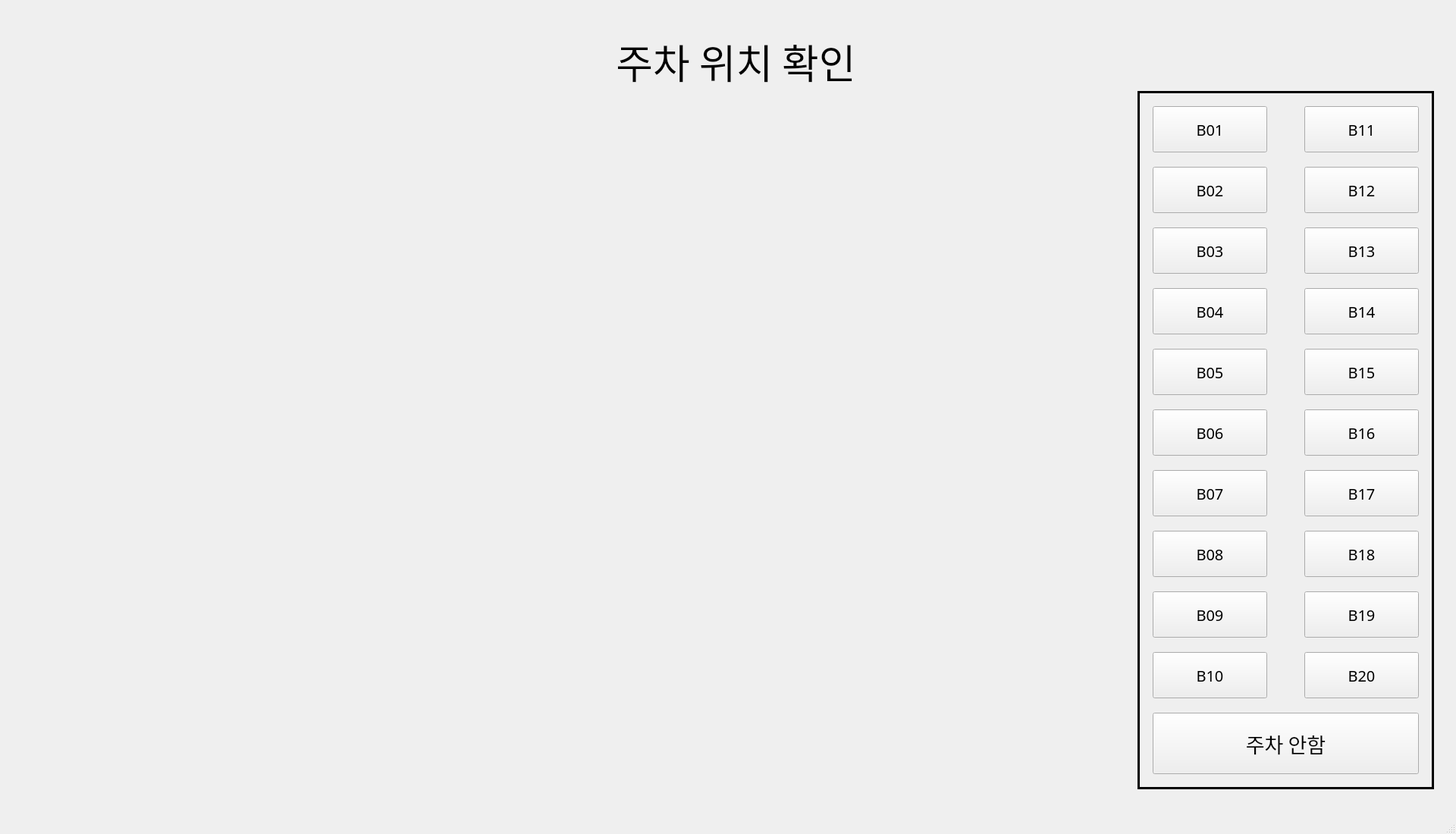
<?xml version="1.0" encoding="UTF-8"?>
<ui version="4.0">
 <class>MainWindow</class>
 <widget class="QMainWindow" name="MainWindow">
  <property name="geometry">
   <rect>
    <x>0</x>
    <y>0</y>
    <width>1920</width>
    <height>1100</height>
   </rect>
  </property>
  <property name="windowTitle">
   <string>MainWindow</string>
  </property>
  <widget class="QWidget" name="centralwidget">
   <widget class="QLabel" name="label_4">
    <property name="geometry">
     <rect>
      <x>30</x>
      <y>170</y>
      <width>1451</width>
      <height>871</height>
     </rect>
    </property>
    <property name="frameShape">
     <enum>QFrame::NoFrame</enum>
    </property>
    <property name="text">
     <string/>
    </property>
    <property name="pixmap">
     <pixmap>../image/mapB1.png</pixmap>
    </property>
    <property name="scaledContents">
     <bool>true</bool>
    </property>
    <property name="alignment">
     <set>Qt::AlignCenter</set>
    </property>
   </widget>
   <widget class="QLabel" name="label">
    <property name="geometry">
     <rect>
      <x>450</x>
      <y>20</y>
      <width>1041</width>
      <height>121</height>
     </rect>
    </property>
    <property name="font">
     <font>
      <family>Gmarket Sans TTF</family>
      <pointsize>40</pointsize>
     </font>
    </property>
    <property name="styleSheet">
     <string notr="true">background-color: transparent;</string>
    </property>
    <property name="text">
     <string>주차 위치 확인</string>
    </property>
    <property name="alignment">
     <set>Qt::AlignCenter</set>
    </property>
   </widget>
   <widget class="QLabel" name="label_2">
    <property name="geometry">
     <rect>
      <x>10</x>
      <y>10</y>
      <width>361</width>
      <height>131</height>
     </rect>
    </property>
    <property name="frameShape">
     <enum>QFrame::NoFrame</enum>
    </property>
    <property name="text">
     <string/>
    </property>
    <property name="pixmap">
     <pixmap>../image/logo2.png</pixmap>
    </property>
    <property name="alignment">
     <set>Qt::AlignCenter</set>
    </property>
   </widget>
   <widget class="QLabel" name="label_3">
    <property name="geometry">
     <rect>
      <x>1500</x>
      <y>120</y>
      <width>391</width>
      <height>921</height>
     </rect>
    </property>
    <property name="frameShape">
     <enum>QFrame::Panel</enum>
    </property>
    <property name="lineWidth">
     <number>3</number>
    </property>
    <property name="text">
     <string/>
    </property>
   </widget>
   <widget class="QPushButton" name="pushButton_18">
    <property name="geometry">
     <rect>
      <x>1720</x>
      <y>700</y>
      <width>151</width>
      <height>61</height>
     </rect>
    </property>
    <property name="font">
     <font>
      <family>Gmarket Sans TTF</family>
      <pointsize>15</pointsize>
      <weight>50</weight>
      <bold>false</bold>
     </font>
    </property>
    <property name="text">
     <string>B18</string>
    </property>
   </widget>
   <widget class="QPushButton" name="pushButton_7">
    <property name="geometry">
     <rect>
      <x>1520</x>
      <y>620</y>
      <width>151</width>
      <height>61</height>
     </rect>
    </property>
    <property name="font">
     <font>
      <family>Gmarket Sans TTF</family>
      <pointsize>15</pointsize>
      <weight>50</weight>
      <bold>false</bold>
     </font>
    </property>
    <property name="text">
     <string>B07</string>
    </property>
   </widget>
   <widget class="QPushButton" name="pushButton_17">
    <property name="geometry">
     <rect>
      <x>1720</x>
      <y>620</y>
      <width>151</width>
      <height>61</height>
     </rect>
    </property>
    <property name="font">
     <font>
      <family>Gmarket Sans TTF</family>
      <pointsize>15</pointsize>
      <weight>50</weight>
      <bold>false</bold>
     </font>
    </property>
    <property name="text">
     <string>B17</string>
    </property>
   </widget>
   <widget class="QPushButton" name="pushButton_13">
    <property name="geometry">
     <rect>
      <x>1720</x>
      <y>300</y>
      <width>151</width>
      <height>61</height>
     </rect>
    </property>
    <property name="font">
     <font>
      <family>Gmarket Sans TTF</family>
      <pointsize>15</pointsize>
      <weight>50</weight>
      <bold>false</bold>
     </font>
    </property>
    <property name="text">
     <string>B13</string>
    </property>
   </widget>
   <widget class="QPushButton" name="pushButton_9">
    <property name="geometry">
     <rect>
      <x>1520</x>
      <y>780</y>
      <width>151</width>
      <height>61</height>
     </rect>
    </property>
    <property name="font">
     <font>
      <family>Gmarket Sans TTF</family>
      <pointsize>15</pointsize>
      <weight>50</weight>
      <bold>false</bold>
     </font>
    </property>
    <property name="text">
     <string>B09</string>
    </property>
   </widget>
   <widget class="QPushButton" name="pushButton_2">
    <property name="geometry">
     <rect>
      <x>1520</x>
      <y>220</y>
      <width>151</width>
      <height>61</height>
     </rect>
    </property>
    <property name="font">
     <font>
      <family>Gmarket Sans TTF</family>
      <pointsize>15</pointsize>
      <weight>50</weight>
      <bold>false</bold>
     </font>
    </property>
    <property name="text">
     <string>B02</string>
    </property>
   </widget>
   <widget class="QPushButton" name="pushButton_10">
    <property name="geometry">
     <rect>
      <x>1520</x>
      <y>860</y>
      <width>151</width>
      <height>61</height>
     </rect>
    </property>
    <property name="font">
     <font>
      <family>Gmarket Sans TTF</family>
      <pointsize>15</pointsize>
      <weight>50</weight>
      <bold>false</bold>
     </font>
    </property>
    <property name="text">
     <string>B10</string>
    </property>
   </widget>
   <widget class="QPushButton" name="pushButton">
    <property name="geometry">
     <rect>
      <x>1520</x>
      <y>140</y>
      <width>151</width>
      <height>61</height>
     </rect>
    </property>
    <property name="font">
     <font>
      <family>Gmarket Sans TTF</family>
      <pointsize>15</pointsize>
      <weight>50</weight>
      <bold>false</bold>
     </font>
    </property>
    <property name="text">
     <string>B01</string>
    </property>
   </widget>
   <widget class="QPushButton" name="pushButton_3">
    <property name="geometry">
     <rect>
      <x>1520</x>
      <y>300</y>
      <width>151</width>
      <height>61</height>
     </rect>
    </property>
    <property name="font">
     <font>
      <family>Gmarket Sans TTF</family>
      <pointsize>15</pointsize>
      <weight>50</weight>
      <bold>false</bold>
     </font>
    </property>
    <property name="text">
     <string>B03</string>
    </property>
   </widget>
   <widget class="QPushButton" name="pushButton_11">
    <property name="geometry">
     <rect>
      <x>1720</x>
      <y>140</y>
      <width>151</width>
      <height>61</height>
     </rect>
    </property>
    <property name="font">
     <font>
      <family>Gmarket Sans TTF</family>
      <pointsize>15</pointsize>
      <weight>50</weight>
      <bold>false</bold>
     </font>
    </property>
    <property name="text">
     <string>B11</string>
    </property>
   </widget>
   <widget class="QPushButton" name="pushButton_14">
    <property name="geometry">
     <rect>
      <x>1720</x>
      <y>380</y>
      <width>151</width>
      <height>61</height>
     </rect>
    </property>
    <property name="font">
     <font>
      <family>Gmarket Sans TTF</family>
      <pointsize>15</pointsize>
      <weight>50</weight>
      <bold>false</bold>
     </font>
    </property>
    <property name="text">
     <string>B14</string>
    </property>
   </widget>
   <widget class="QPushButton" name="pushButton_8">
    <property name="geometry">
     <rect>
      <x>1520</x>
      <y>700</y>
      <width>151</width>
      <height>61</height>
     </rect>
    </property>
    <property name="font">
     <font>
      <family>Gmarket Sans TTF</family>
      <pointsize>15</pointsize>
      <weight>50</weight>
      <bold>false</bold>
     </font>
    </property>
    <property name="text">
     <string>B08</string>
    </property>
   </widget>
   <widget class="QPushButton" name="pushButton_5">
    <property name="geometry">
     <rect>
      <x>1520</x>
      <y>460</y>
      <width>151</width>
      <height>61</height>
     </rect>
    </property>
    <property name="font">
     <font>
      <family>Gmarket Sans TTF</family>
      <pointsize>15</pointsize>
      <weight>50</weight>
      <bold>false</bold>
     </font>
    </property>
    <property name="text">
     <string>B05</string>
    </property>
   </widget>
   <widget class="QPushButton" name="pushButton_6">
    <property name="geometry">
     <rect>
      <x>1520</x>
      <y>540</y>
      <width>151</width>
      <height>61</height>
     </rect>
    </property>
    <property name="font">
     <font>
      <family>Gmarket Sans TTF</family>
      <pointsize>15</pointsize>
      <weight>50</weight>
      <bold>false</bold>
     </font>
    </property>
    <property name="text">
     <string>B06</string>
    </property>
   </widget>
   <widget class="QPushButton" name="pushButton_20">
    <property name="geometry">
     <rect>
      <x>1720</x>
      <y>860</y>
      <width>151</width>
      <height>61</height>
     </rect>
    </property>
    <property name="font">
     <font>
      <family>Gmarket Sans TTF</family>
      <pointsize>15</pointsize>
      <weight>50</weight>
      <bold>false</bold>
     </font>
    </property>
    <property name="text">
     <string>B20</string>
    </property>
   </widget>
   <widget class="QPushButton" name="pushButton_4">
    <property name="geometry">
     <rect>
      <x>1520</x>
      <y>380</y>
      <width>151</width>
      <height>61</height>
     </rect>
    </property>
    <property name="font">
     <font>
      <family>Gmarket Sans TTF</family>
      <pointsize>15</pointsize>
      <weight>50</weight>
      <bold>false</bold>
     </font>
    </property>
    <property name="text">
     <string>B04</string>
    </property>
   </widget>
   <widget class="QPushButton" name="pushButton_16">
    <property name="geometry">
     <rect>
      <x>1720</x>
      <y>540</y>
      <width>151</width>
      <height>61</height>
     </rect>
    </property>
    <property name="font">
     <font>
      <family>Gmarket Sans TTF</family>
      <pointsize>15</pointsize>
      <weight>50</weight>
      <bold>false</bold>
     </font>
    </property>
    <property name="text">
     <string>B16</string>
    </property>
   </widget>
   <widget class="QPushButton" name="skipButton">
    <property name="geometry">
     <rect>
      <x>1520</x>
      <y>940</y>
      <width>351</width>
      <height>81</height>
     </rect>
    </property>
    <property name="font">
     <font>
      <family>Gmarket Sans TTF</family>
      <pointsize>20</pointsize>
     </font>
    </property>
    <property name="text">
     <string>주차 안함</string>
    </property>
   </widget>
   <widget class="QPushButton" name="pushButton_19">
    <property name="geometry">
     <rect>
      <x>1720</x>
      <y>780</y>
      <width>151</width>
      <height>61</height>
     </rect>
    </property>
    <property name="font">
     <font>
      <family>Gmarket Sans TTF</family>
      <pointsize>15</pointsize>
      <weight>50</weight>
      <bold>false</bold>
     </font>
    </property>
    <property name="text">
     <string>B19</string>
    </property>
   </widget>
   <widget class="QPushButton" name="pushButton_12">
    <property name="geometry">
     <rect>
      <x>1720</x>
      <y>220</y>
      <width>151</width>
      <height>61</height>
     </rect>
    </property>
    <property name="font">
     <font>
      <family>Gmarket Sans TTF</family>
      <pointsize>15</pointsize>
      <weight>50</weight>
      <bold>false</bold>
     </font>
    </property>
    <property name="text">
     <string>B12</string>
    </property>
   </widget>
   <widget class="QPushButton" name="pushButton_15">
    <property name="geometry">
     <rect>
      <x>1720</x>
      <y>460</y>
      <width>151</width>
      <height>61</height>
     </rect>
    </property>
    <property name="font">
     <font>
      <family>Gmarket Sans TTF</family>
      <pointsize>15</pointsize>
      <weight>50</weight>
      <bold>false</bold>
     </font>
    </property>
    <property name="text">
     <string>B15</string>
    </property>
   </widget>
   <zorder>label_3</zorder>
   <zorder>label_4</zorder>
   <zorder>label</zorder>
   <zorder>label_2</zorder>
   <zorder>pushButton_18</zorder>
   <zorder>pushButton_7</zorder>
   <zorder>pushButton_17</zorder>
   <zorder>pushButton_13</zorder>
   <zorder>pushButton_9</zorder>
   <zorder>pushButton_2</zorder>
   <zorder>pushButton_10</zorder>
   <zorder>pushButton</zorder>
   <zorder>pushButton_3</zorder>
   <zorder>pushButton_11</zorder>
   <zorder>pushButton_14</zorder>
   <zorder>pushButton_8</zorder>
   <zorder>pushButton_5</zorder>
   <zorder>pushButton_6</zorder>
   <zorder>pushButton_20</zorder>
   <zorder>pushButton_4</zorder>
   <zorder>pushButton_16</zorder>
   <zorder>skipButton</zorder>
   <zorder>pushButton_19</zorder>
   <zorder>pushButton_12</zorder>
   <zorder>pushButton_15</zorder>
  </widget>
  <widget class="QMenuBar" name="menubar">
   <property name="geometry">
    <rect>
     <x>0</x>
     <y>0</y>
     <width>1920</width>
     <height>22</height>
    </rect>
   </property>
  </widget>
  <widget class="QStatusBar" name="statusbar"/>
 </widget>
 <resources/>
 <connections/>
</ui>
